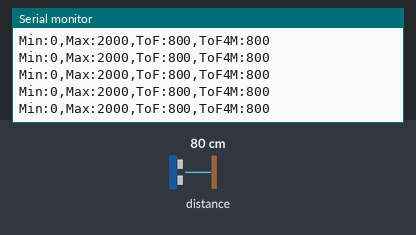
The sketch below on a simulated ESP32. Shown: the last lines printed to the serial monitor. The inputs (shaded band) are chosen by the test bench; at power-on: distance to the obstacle 80 cm.

Above: at 1.2 s.
1.3 s: distance to the obstacle set to 2 cm
At 1.33 s:
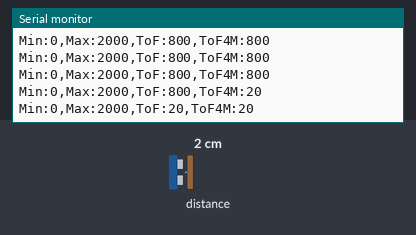
4.3 s: distance to the obstacle set to 4 cm
At 4.32 s:
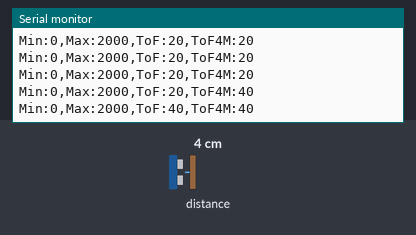
Timing chart, 0 to 7.3 s (numbered marks = the images above; inputs shaded):
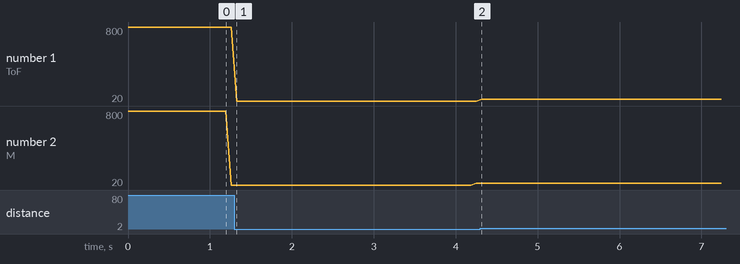

The sketch:

Test_ToF.ino
```cpp
/* This example shows how to use continuous mode to take
range measurements with the VL53L0X. It is based on
vl53l0x_ContinuousRanging_Example.c from the VL53L0X API.

The range readings are in units of mm. */


// https://github.com/m5stack/M5Unit-TOF

/*
Audio: G0, G2, G19, G27, G34
	I2C: G21, G22 (address: 0x10 and 0x33)

DMX: G19, G27, G35

ExtPort:
	PORTB: G26, G36
	PORTC: G14, G13
	PORTD: G1 (was G35), G3 (was G34)
	PORTE: not configured (was G19), (was G27)
*/

#include <Wire.h>
#include <VL53L0X.h>
#include <VL53L1X.h>

// A works
#define PORTA_WIRE_SDA 32
#define PORTA_WIRE_SCL 33

// C works
#define PORTC_WIRE_SDA 14
#define PORTC_WIRE_SCL 13

VL53L0X ToF;
VL53L1X ToF4M;
uint8_t addressToF, addressToF4M;

TwoWire Wire2 = TwoWire(2);
TwoWire Wire3 = TwoWire(3);

void setup()
{
  Serial.begin(115200);

  Wire2.begin(PORTA_WIRE_SDA, PORTA_WIRE_SCL);

  ToF.setBus(&Wire2);
  ToF.setTimeout(100);
  if (!ToF.init()) {
    Serial.println("Failed to detect and initialize ToF!");
    delay(5000);
    ESP.restart();
  }

  addressToF = ToF.getAddress();
  Serial.print("I2C address: ");
  Serial.println(addressToF);

  ToF.setMeasurementTimingBudget(20000);

  // Start continuous back-to-back mode (take readings as
  // fast as possible).  To use continuous timed mode
  // instead, provide a desired inter-measurement period in
  // ms (e.g. ToF.startContinuous(100)).
  ToF.startContinuous(20);

  Wire3.begin(PORTC_WIRE_SDA, PORTC_WIRE_SCL);

  ToF4M.setBus(&Wire3);
  ToF4M.setTimeout(100);
  if (!ToF4M.init()) {
    Serial.println("Failed to detect and initialize ToF4M!");
    delay(5000);
    ESP.restart();
  }

  addressToF4M = ToF4M.getAddress();
  Serial.print("I2C address: ");
  Serial.println(addressToF4M);

  ToF4M.setDistanceMode(VL53L1X::Short);
  ToF4M.setMeasurementTimingBudget(20000);

  // Start continuous back-to-back mode (take readings as
  // fast as possible).  To use continuous timed mode
  // instead, provide a desired inter-measurement period in
  // ms (e.g. ToF.startContinuous(100)).
  ToF4M.startContinuous(20);
}

void loop()
{
  Serial.print("Min:0,Max:2000");

  uint16_t ToFmeas = ToF.readRangeContinuousMillimeters();
  ToFmeas = constrain(ToFmeas, 0, 2000);
  Serial.print(",ToF:");
  Serial.print(ToFmeas);

  uint16_t ToF4Mmeas = ToF4M.read();
  ToF4Mmeas = constrain(ToF4Mmeas, 0, 2000);
  Serial.print(",ToF4M:");
  Serial.print(ToF4Mmeas);

  Serial.println();
}
```

Measured:
- after the input at 1.3 s, the serial monitor: prints a new line at once (image 1)
- after the input at 4.3 s, the serial monitor: prints a new line at once (image 2)
- plotted number 1: 800 → 20 after the input at 1.3 s, 20 → 40 after the input at 4.3 s
- plotted number 2: 20 → 40 after the input at 1.3 s
